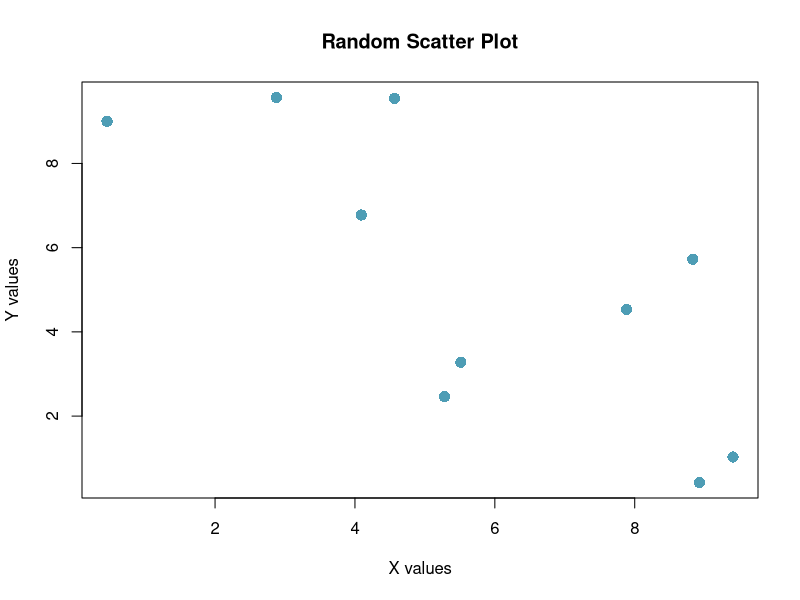
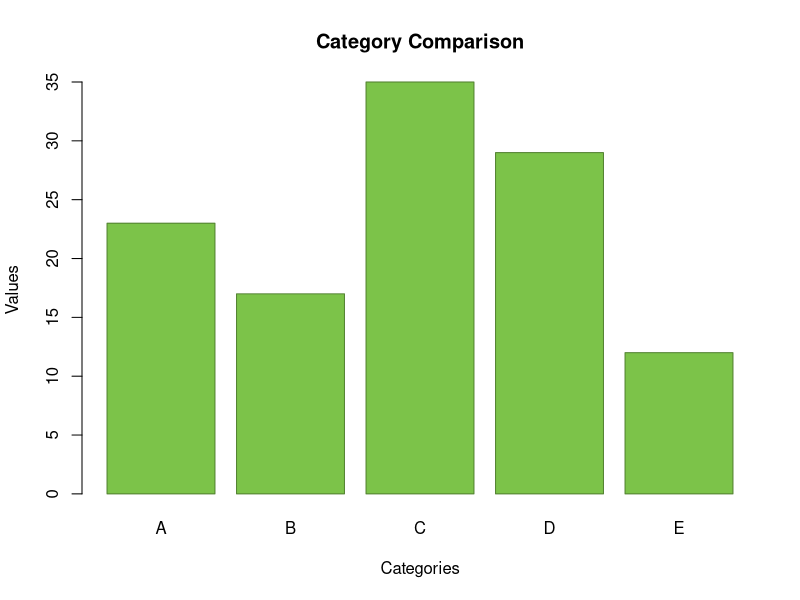
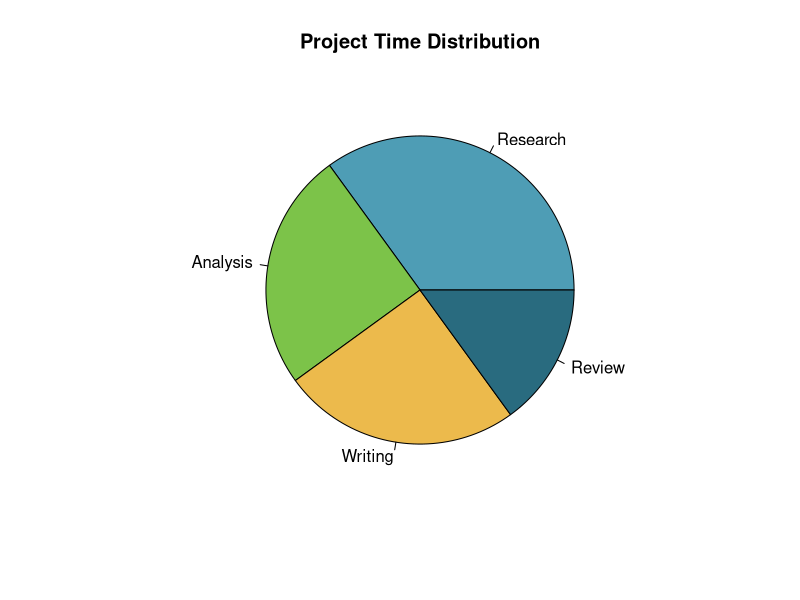
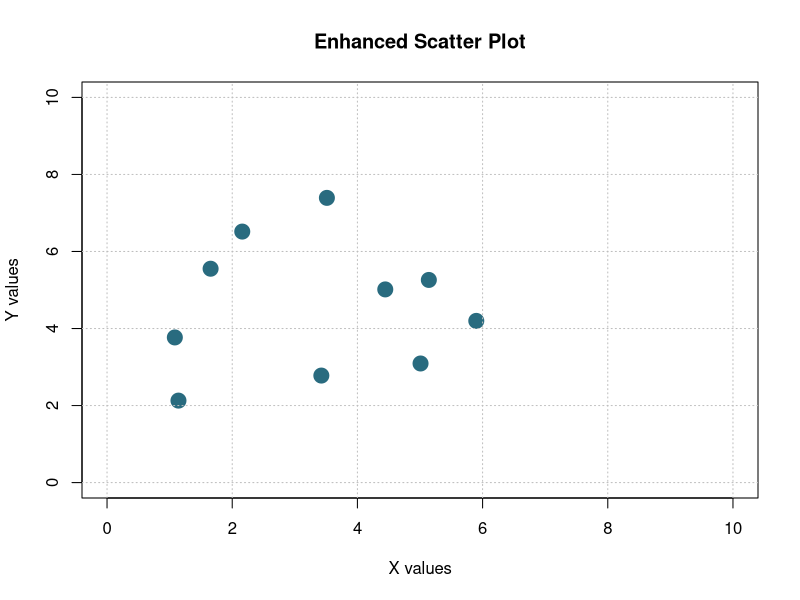
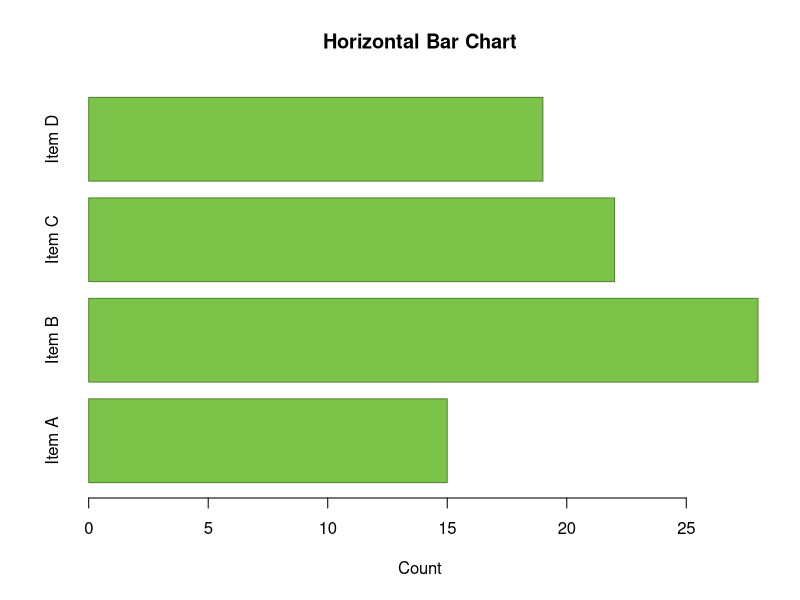
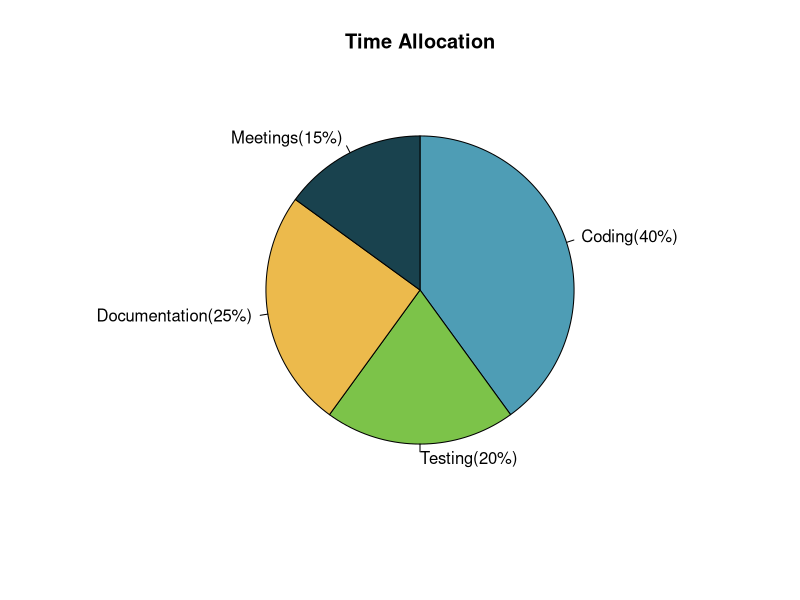
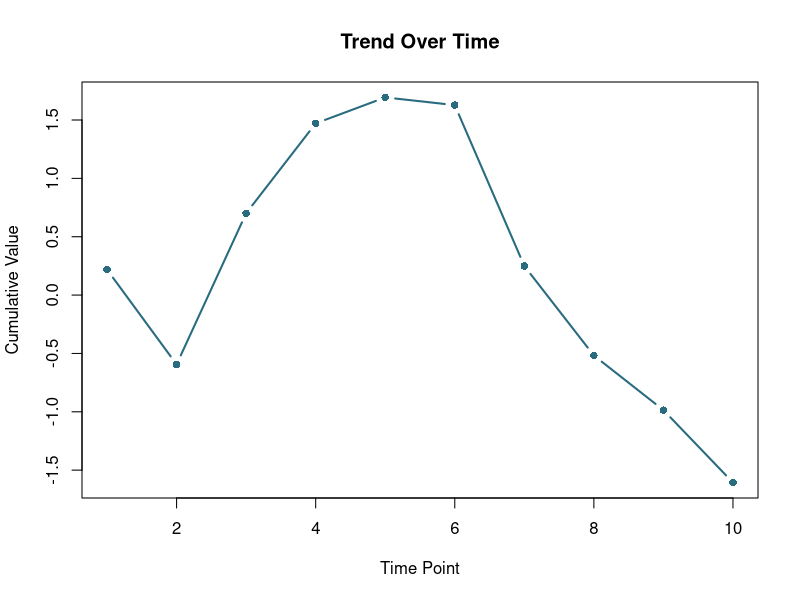
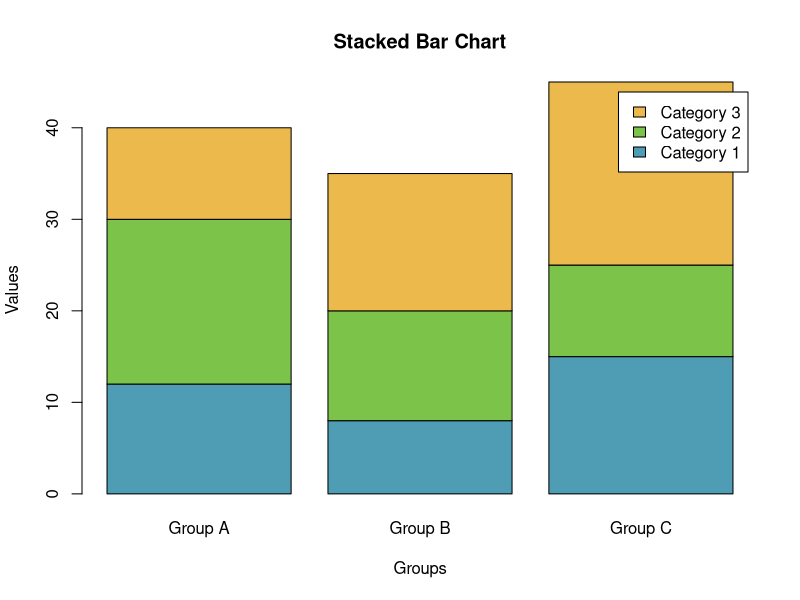

Reproduce these figures in R, in order.
## ---- chunk 1
cat('<span class="last-modified">📝 Last modified:', format(Sys.Date(), "%m-%d-%Y"), '</span>')
## ---- chunk 2
# Generate random data
set.seed(123)
x <- runif(10, 0, 10)
y <- runif(10, 0, 10)

# Create scatter plot
plot(x, y, 
     pch = 16, 
     col = "#4e9db5", 
     cex = 1.5,
     main = "Random Scatter Plot",
     xlab = "X values", 
     ylab = "Y values")
## ---- chunk 3
# Sample data
categories <- c("A", "B", "C", "D", "E")
values <- c(23, 17, 35, 29, 12)

# Create bar plot
barplot(values, 
        names.arg = categories,
        col = "#7cc349",
        main = "Category Comparison",
        xlab = "Categories", 
        ylab = "Values",
        border = "#528230")
## ---- chunk 4
# Data for pie chart
labels <- c("Research", "Analysis", "Writing", "Review")
sizes <- c(35, 25, 25, 15)
colors <- c("#4e9db5", "#7cc349", "#ecba4c", "#296b7f")

# Create pie chart
pie(sizes, 
    labels = labels, 
    col = colors,
    main = "Project Time Distribution")
## ---- chunk 5
# Random data with grid
set.seed(789)
x <- runif(10, 1, 8)
y <- runif(10, 2, 9)

# Enhanced scatter plot
plot(x, y, 
     pch = 19, 
     col = "#296b7f", 
     cex = 2,
     main = "Enhanced Scatter Plot",
     xlab = "X values", 
     ylab = "Y values",
     xlim = c(0, 10),
     ylim = c(0, 10))
grid(col = "gray", lty = "dotted")
## ---- chunk 6
# Data for horizontal bars
items <- c("Item A", "Item B", "Item C", "Item D")
counts <- c(15, 28, 22, 19)

# Horizontal barplot
barplot(counts, 
        names.arg = items,
        horiz = TRUE,
        col = "#7cc349",
        main = "Horizontal Bar Chart",
        xlab = "Count",
        border = "#528230")
## ---- chunk 7
# Simple data
activity <- c("Coding", "Testing", "Documentation", "Meetings")
time <- c(40, 20, 25, 15)
colors <- c("#4e9db5", "#7cc349", "#ecba4c", "#19424e")

# Create pie chart
pie(time, 
    labels = paste(activity, "(", time, "%)", sep = ""), 
    col = colors,
    main = "Time Allocation",
    clockwise = TRUE)
## ---- chunk 8
# Time series style data
set.seed(999)
time <- 1:10
values <- cumsum(rnorm(10, 0.5, 1))

# Line plot with points
plot(time, values, 
     type = "b",
     pch = 16,
     col = "#296b7f",
     lwd = 2,
     main = "Trend Over Time",
     xlab = "Time Point",
     ylab = "Cumulative Value")
## ---- chunk 9
# Matrix for stacked bars
data_matrix <- matrix(c(12, 8, 15, 
                       18, 12, 10, 
                       10, 15, 20), 
                     nrow = 3, byrow = TRUE)
colnames(data_matrix) <- c("Group A", "Group B", "Group C")
rownames(data_matrix) <- c("Category 1", "Category 2", "Category 3")

# Stacked barplot
barplot(data_matrix, 
        col = c("#4e9db5", "#7cc349", "#ecba4c"),
        main = "Stacked Bar Chart",
        xlab = "Groups",
        ylab = "Values",
        legend.text = TRUE)
## ---- chunk 10
# Split plotting area for multiple pies
par(mfrow = c(1, 2))

# First pie
pie1 <- c(30, 70)
pie(pie1, 
    labels = c("Yes", "No"), 
    col = c("#7cc349", "#ecba4c"),
    main = "Survey A")

# Second pie  
pie2 <- c(45, 55)
pie(pie2, 
    labels = c("Pass", "Fail"), 
    col = c("#4e9db5", "#296b7f"),
    main = "Survey B")

# Reset to single plot
par(mfrow = c(1, 1))
